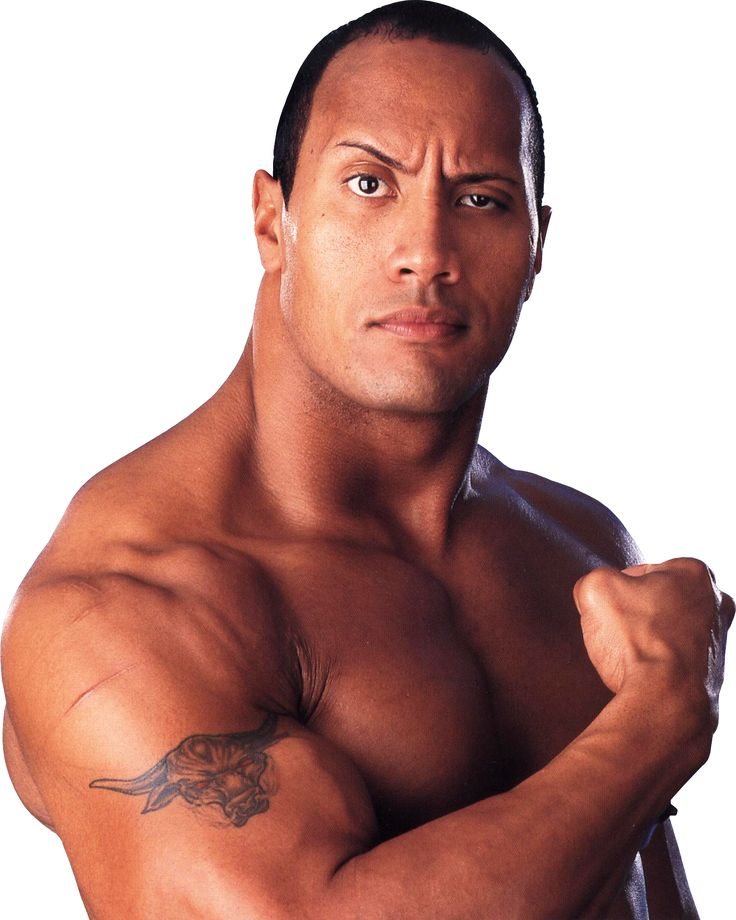
#> input picture images/b3b7ceccdc942f40ea39545cb6ba7a90.jpg, 736 x 920 px
$ jupyter execute --allow-errors main.ipynb
#> lines starting #> are read from the running program, lines starting #| are printed output that depends on the picture
[cell 1]
import cv2
from matplotlib import pyplot as plt
import numpy as np

[cell 2]
def get_face(img, min_size=20):
    (l, c, p) = img.shape
    img_gray = ((0.2126 * img[:, :, 0]) + (0.7152 * img[:, :, 1]) + (0.0722 * img[:, :, 2])).astype(np.uint8)
    img_rgb = cv2.cvtColor(img, cv2.COLOR_BGR2RGB)

    data = cv2.CascadeClassifier('raw.githubusercontent.com_opencv_opencv_master_data_haarcascades_haarcascade_frontalface_default.xml')
    found = data.detectMultiScale(img_gray, minSize=(min_size, min_size))
    amount_found = len(found)

    if amount_found != 0:
        for (x, y, width, height) in found:
            cv2.rectangle(img_rgb, (x, y),
                          (x + height, y + width),
                          (0, 255, 0), 5)

    return img_rgb

[cell 3]
img1 = cv2.imread("images/b3b7ceccdc942f40ea39545cb6ba7a90.jpg")
#> img1 is the input picture: shape (920, 736, 3); mean B, G, R 141.7, 148.8, 187.6
img2 = cv2.imread("images/best-face-oil.webp")
img3 = cv2.imread("images/16529839176286886de359a_1652983917_3x4_md.jpg")
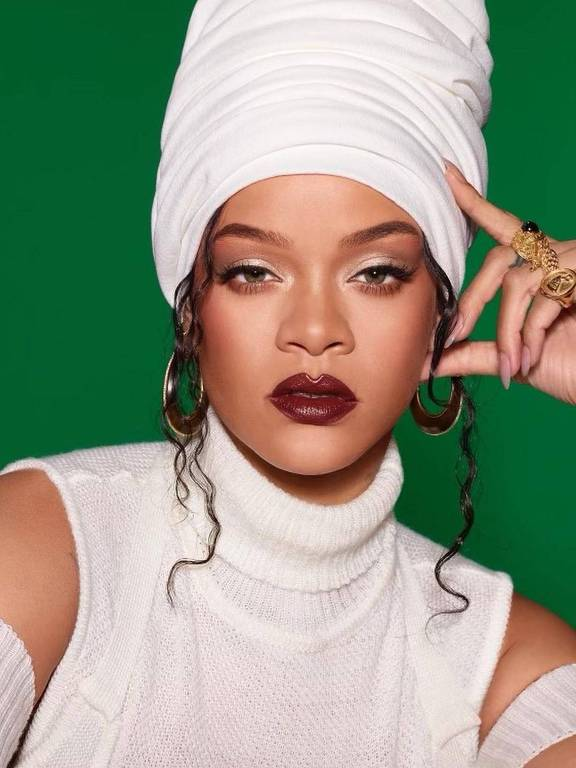
#> input picture images/16529839176286886de359a_1652983917_3x4_md.jpg, 576 x 768 px
#> img3 is the input picture: shape (768, 576, 3); mean B, G, R 132.9, 152.6, 146.9
img4 = cv2.imread("images/15ea57e1305ad7803832ab71c012fca1.jpg")
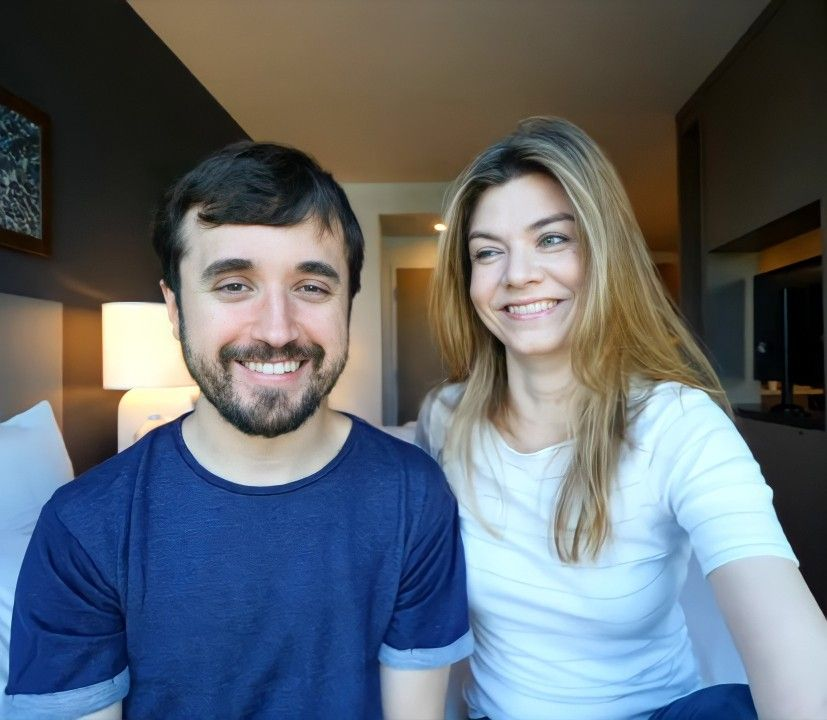
#> input picture images/15ea57e1305ad7803832ab71c012fca1.jpg, 827 x 720 px
#> img4 is the input picture: shape (720, 827, 3); mean B, G, R 112.8, 104.8, 97.4

min_size = 150
img_rgb1 = get_face(img1, min_size)
#> in get_face, `img_gray = ((0.2126 * img[:, :, 0]) + (0.7152 * img[:, :, 1]) + (0.072..`:
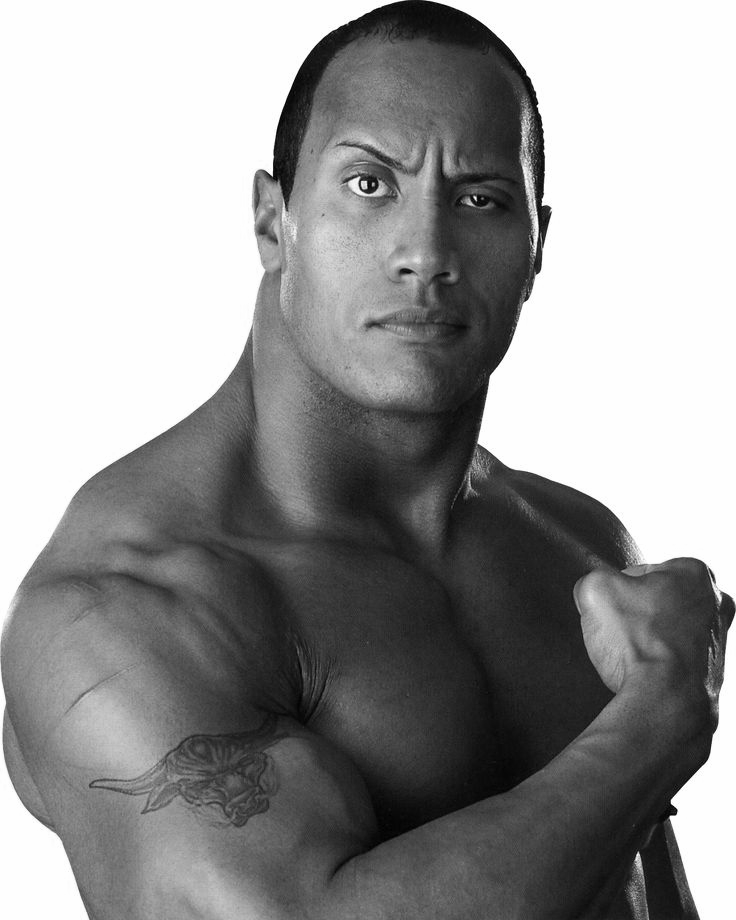
#> img_gray: shape (920, 736); min 0, max 254, mean 149.4
#> in get_face, `found = data.detectMultiScale(img_gray, minSize=(min_size, min_size))`: found = [[274, 81, 295, 295]]
#> in get_face, `amount_found = len(found)`: amount_found = 1
#> the loop in get_face, `for (x, y, width, height) in found:` made 1 pass
#> after the loop in get_face, `for (x, y, width, height) in found:`:
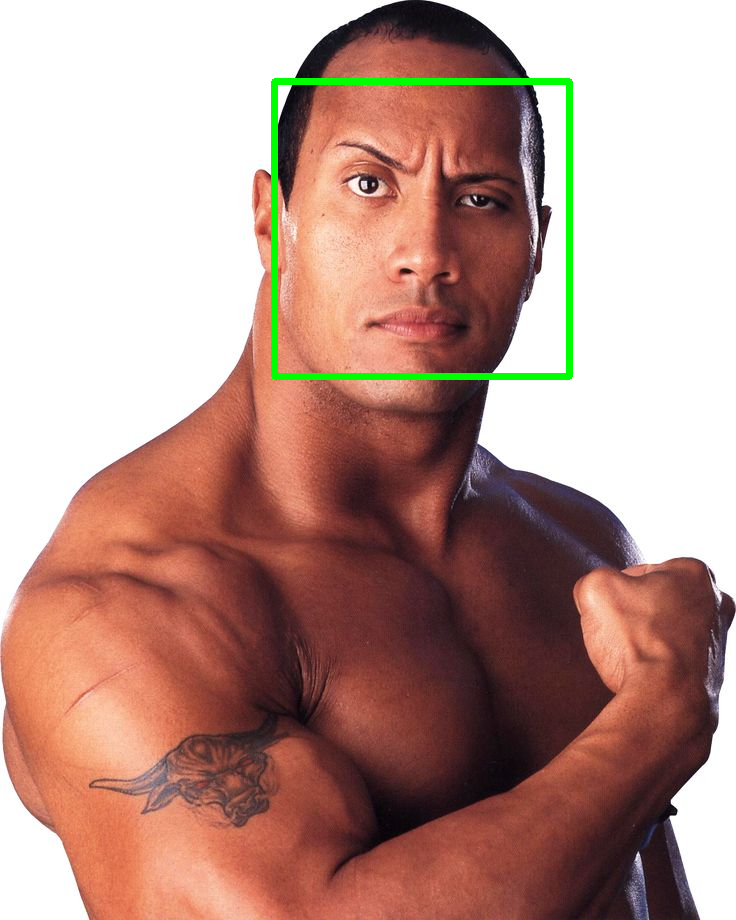
#> img_rgb: shape (920, 736, 3); mean R, G, B 185.1, 149.8, 139.8
#> (the rest of this cell did not finish here and is left out)

img_rgb3 = get_face(img3, min_size)
img_rgb4 = get_face(img4, min_size)

plt.figure(figsize=(8,8))
plt.subplot(2, 2, 1)
plt.imshow(img_rgb1)
plt.subplot(2, 2, 2)
plt.imshow(img_rgb2)
plt.subplot(2, 2, 3)
plt.imshow(img_rgb3)
plt.subplot(2, 2, 4)
plt.imshow(img_rgb4)
plt.show()
